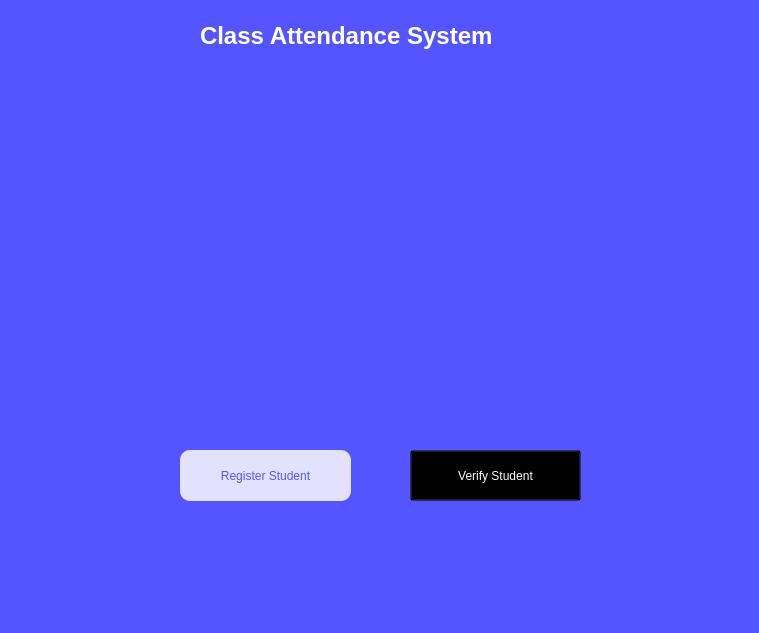
<?xml version="1.0" encoding="UTF-8"?>
<ui version="4.0">
 <class>dialog</class>
 <widget class="QDialog" name="dialog">
  <property name="geometry">
   <rect>
    <x>0</x>
    <y>0</y>
    <width>759</width>
    <height>633</height>
   </rect>
  </property>
  <property name="windowTitle">
   <string>Welcome Screen - Class Attendance</string>
  </property>
  <widget class="QWidget" name="widget" native="true">
   <property name="geometry">
    <rect>
     <x>-40</x>
     <y>-20</y>
     <width>801</width>
     <height>661</height>
    </rect>
   </property>
   <property name="styleSheet">
    <string notr="true">background-color:rgb(85, 85, 255)</string>
   </property>
   <widget class="QLabel" name="label">
    <property name="geometry">
     <rect>
      <x>240</x>
      <y>30</y>
      <width>381</width>
      <height>51</height>
     </rect>
    </property>
    <property name="styleSheet">
     <string notr="true">font-size: 24px;
font-weight: Bold;
color: white;
font: 75 24pt &quot;Noto Sans&quot;;</string>
    </property>
    <property name="text">
     <string>Class Attendance System</string>
    </property>
   </widget>
   <widget class="QPushButton" name="pushButton">
    <property name="geometry">
     <rect>
      <x>220</x>
      <y>470</y>
      <width>171</width>
      <height>51</height>
     </rect>
    </property>
    <property name="styleSheet">
     <string notr="true">color: rgb(85, 85, 255);
background-color: rgb(226, 226, 255);
border-radius: 10;
box-shadow: 4</string>
    </property>
    <property name="text">
     <string>Register Student</string>
    </property>
   </widget>
   <widget class="QPushButton" name="pushButton_2">
    <property name="geometry">
     <rect>
      <x>450</x>
      <y>470</y>
      <width>171</width>
      <height>51</height>
     </rect>
    </property>
    <property name="acceptDrops">
     <bool>false</bool>
    </property>
    <property name="styleSheet">
     <string notr="true">background-color: rgb(0,0,0,0);
color: rgb(255,255,255);</string>
    </property>
    <property name="text">
     <string>Verify Student</string>
    </property>
   </widget>
  </widget>
 </widget>
 <resources/>
 <connections/>
</ui>
